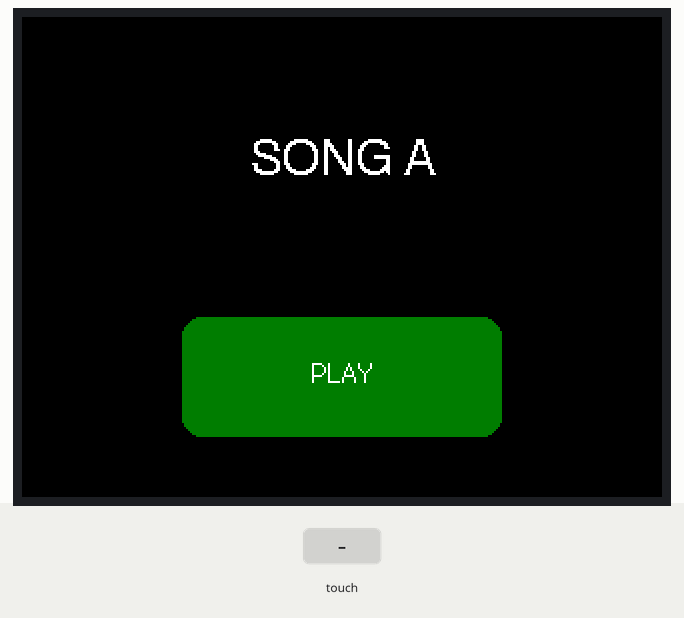
Bench run of a program on a simulated ESP32. Shown: 320×240 colour display. The inputs (shaded band) are chosen by the test bench. What the program prints to the serial monitor is not drawn.

Above: at 1.3 s.
1.4 s: screen touched at 38 % across, 70 % down
At 2.6 s:
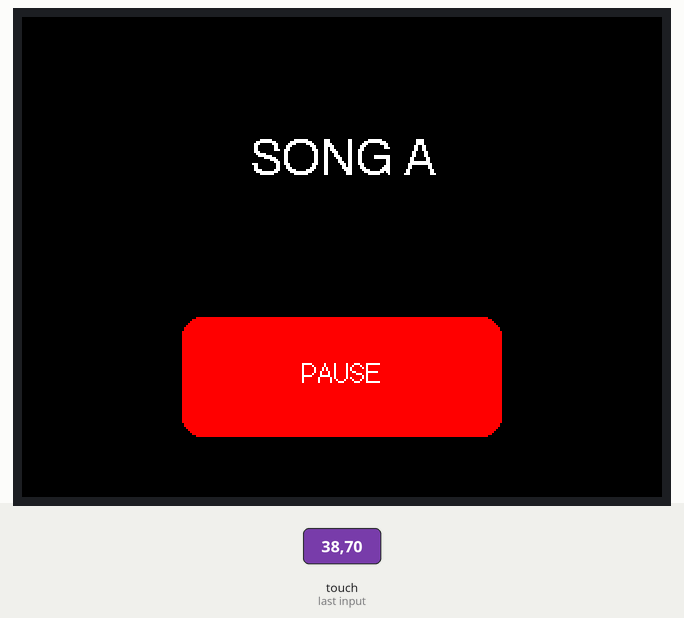
3.1 s: screen touched at 62 % across, 70 % down
At 3.9 s:
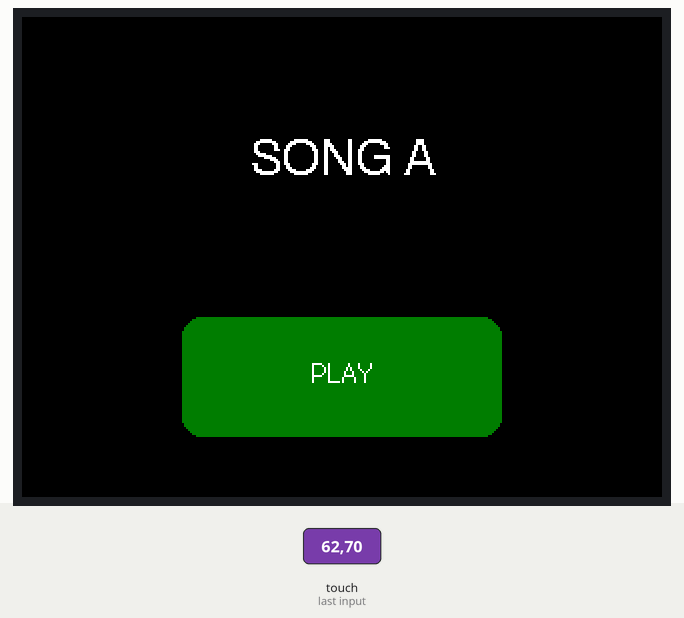
Timing chart, 0 to 6.1 s (numbered marks = the images above; inputs shaded):
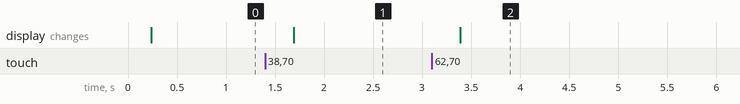

Measured:
- after the input at 1.4 s, the display: changes after 0.29 s (image 1)
- after the input at 3.1 s, the display: changes after 0.29 s (image 2)

The program:

main.cpp
```cpp
#include <Arduino.h>
#include <TFT_eSPI.h>

#include "core/runtime/Runtime.h"

#include "screens/SpotifyScreen.h"

TFT_eSPI display;

Runtime runtime(&display);

SpotifyScreen spotifyScreen(
    &runtime
);

void handleToggle(Event event) {

    auto& spotify =
        runtime.stateStore.spotify();

    spotify.playing =
        !spotify.playing;

    runtime
        .screenManager
        .getActiveScreen()
        ->invalidate();

    Serial.printf(
        "Playing: %s\n",
        spotify.playing
            ? "true"
            : "false"
    );
}

void setup() {

    Serial.begin(115200);

    display.init();

    display.setRotation(3);

    uint16_t calData[5] = {
        311,
        3578,
        246,
        3554,
        1
    };

    display.setTouch(
        calData
    );

    runtime.begin();

    runtime.eventBus.on(
        "spotify.toggle",
        handleToggle
    );

    runtime.screenManager
        .setScreen(
            &spotifyScreen
        );
}

void loop() {

    uint16_t x, y;

    if(
        display.getTouch(
            &x,
            &y
        )
    ) {

        if(
            x > 80 &&
            x < 240 &&
            y > 150 &&
            y < 210
        ) {

            runtime.eventBus.emit({
                "spotify.toggle",
                ""
            });

            delay(200);
        }
    }

    runtime.loop();
}
```

Event.h
```cpp
#pragma once

#include <Arduino.h>

struct Event {

    String type;

    String payload;
};
```

EventBus.cpp
```cpp
#include "EventBus.h"

void EventBus::on(
    String eventType,
    EventCallback callback
) {
    listeners[listenerCount++] = {
        eventType,
        callback
    };
}

void EventBus::emit(Event event) {

    Serial.printf(
        "[EVENT] %s\n",
        event.type.c_str()
    );

    for(int i = 0; i < listenerCount; i++) {

        if(listeners[i].eventType == event.type) {

            listeners[i].callback(event);
        }
    }
}
```

EventBus.h
```cpp
#pragma once

#include <Arduino.h>
#include "Event.h"

#define MAX_LISTENERS 20

typedef void (*EventCallback)(Event);

class EventBus {

private:

    struct Listener {
        String eventType;
        EventCallback callback;
    };

    Listener listeners[MAX_LISTENERS];
    int listenerCount = 0;

public:

    void on(String eventType, EventCallback callback);
    void emit(Event event);
};
```

Runtime.cpp
```cpp
#include "Runtime.h"

Runtime::Runtime(
    TFT_eSPI* display
) {
    this->display = display;
}

void Runtime::begin() {

    Serial.println(
        "[RUNTIME] START"
    );
}

void Runtime::loop() {

    screenManager.render(
        *display
    );
}
```

Runtime.h
```cpp
#pragma once

#include <TFT_eSPI.h>

#include "../events/EventBus.h"
#include "../state/StateStore.h"
#include "../screens/ScreenManager.h"

class Runtime {

private:

    TFT_eSPI* display;

public:

    EventBus eventBus;

    StateStore stateStore;

    ScreenManager screenManager;

    Runtime(
        TFT_eSPI* display
    );

    void begin();

    void loop();
};
```

Screen.h
```cpp
#pragma once

#include <TFT_eSPI.h>

class Screen {

protected:

    bool dirty = true;

public:

    virtual ~Screen() {}

    virtual void onEnter() {}

    virtual void onExit() {}

    virtual void render(
        TFT_eSPI& display
    ) {}

    void invalidate() {

        dirty = true;
    }

    bool isDirty() {

        return dirty;
    }

    void validate() {

        dirty = false;
    }
};
```

ScreenManager.cpp
```cpp
#include "ScreenManager.h"

void ScreenManager::setScreen(
    Screen* screen
) {

    if(activeScreen) {

        activeScreen->onExit();
    }

    activeScreen = screen;

    if(activeScreen) {

        activeScreen->invalidate();
        activeScreen->onEnter();
    }
}

Screen* ScreenManager::getActiveScreen() {

    return activeScreen;
}

void ScreenManager::render(
    TFT_eSPI& display
) {

    if(!activeScreen)
        return;

    if(!activeScreen->isDirty())
        return;

    activeScreen->render(display);

    activeScreen->validate();
}
```

ScreenManager.h
```cpp
#pragma once

#include "Screen.h"

class ScreenManager {

private:

    Screen* activeScreen = nullptr;

public:

    void setScreen(Screen* screen);

    Screen* getActiveScreen();

    void render(TFT_eSPI& display);
};
```

AppState.h
```cpp
#pragma once

struct SpotifyState {

    bool playing = false;
};
```

StateStore.h
```cpp
#pragma once

#include "AppState.h"

class StateStore {

private:

    SpotifyState spotifyState;

public:

    SpotifyState& spotify() {

        return spotifyState;
    }
};
```

HomeScreen.cpp
```cpp
#include "HomeScreen.h"

void HomeScreen::onEnter() {

    Serial.println("[HOME] Enter");
}

void HomeScreen::render(TFT_eSPI& tft) {

    tft.fillScreen(TFT_WHITE);

    tft.setTextColor(TFT_BLACK);

    tft.drawCentreString("HOME", 160, 120, 2);

}
```

HomeScreen.h
```cpp
#pragma once

#include "../core/screens/Screen.h"

class HomeScreen : public Screen {

public:

    void onEnter() override;

    void render(TFT_eSPI& tft) override;
};
```

SpotifyScreen.cpp
```cpp
#include "SpotifyScreen.h"

SpotifyScreen::SpotifyScreen(
    Runtime* runtime
) {
    this->runtime = runtime;
}

void SpotifyScreen::render(
    TFT_eSPI& display
) {

    auto& spotify =
        runtime->stateStore.spotify();

    display.fillScreen(
        TFT_BLACK
    );

    display.setTextColor(
        TFT_WHITE
    );

    display.drawCentreString(
        "SONG A",
        160,
        60,
        4
    );

    if(spotify.playing) {

        display.fillRoundRect(
            80,
            150,
            160,
            60,
            10,
            TFT_RED
        );

        display.drawCentreString(
            "PAUSE",
            160,
            170,
            2
        );

    } else {

        display.fillRoundRect(
            80,
            150,
            160,
            60,
            10,
            TFT_DARKGREEN
        );

        display.drawCentreString(
            "PLAY",
            160,
            170,
            2
        );
    }
}
```

SpotifyScreen.h
```cpp
#pragma once

#include "../core/screens/Screen.h"
#include "../core/runtime/Runtime.h"

class SpotifyScreen : public Screen {

private:

    Runtime* runtime;

public:

    SpotifyScreen(
        Runtime* runtime
    );

    void render(
        TFT_eSPI& display
    ) override;
};
```
